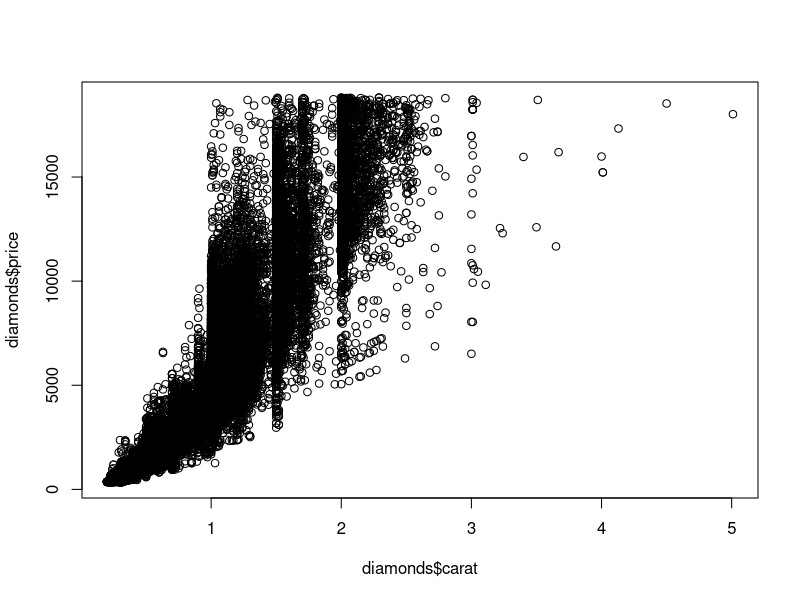
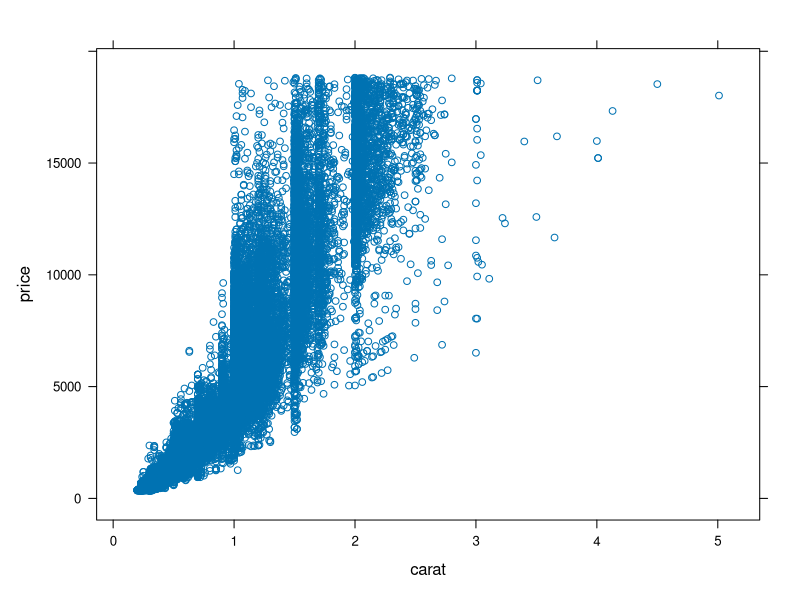
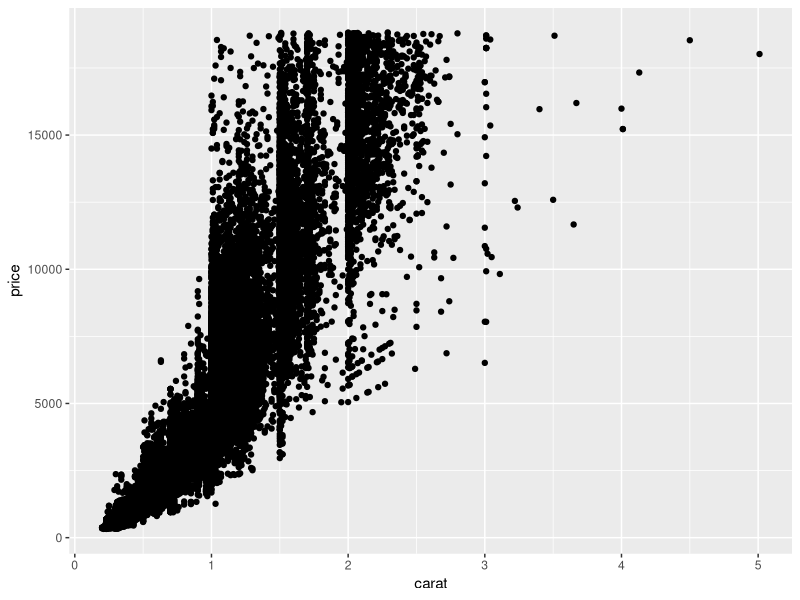
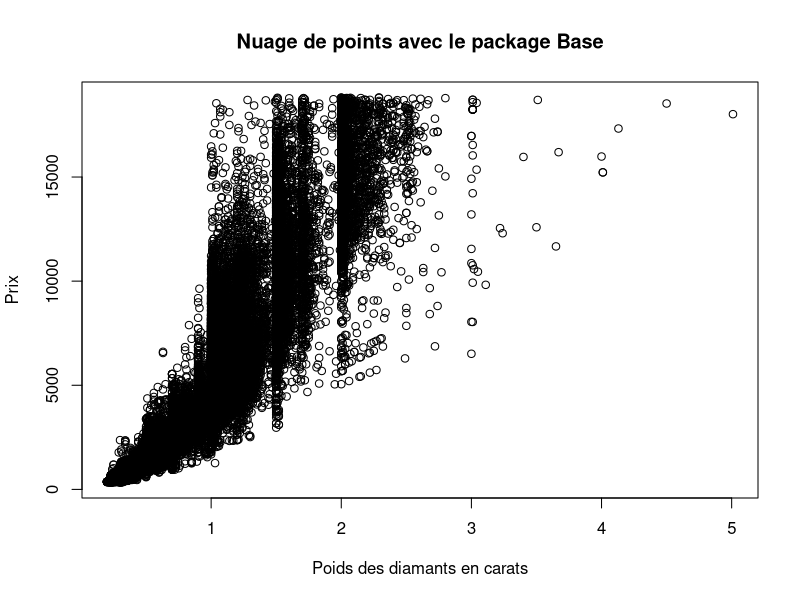
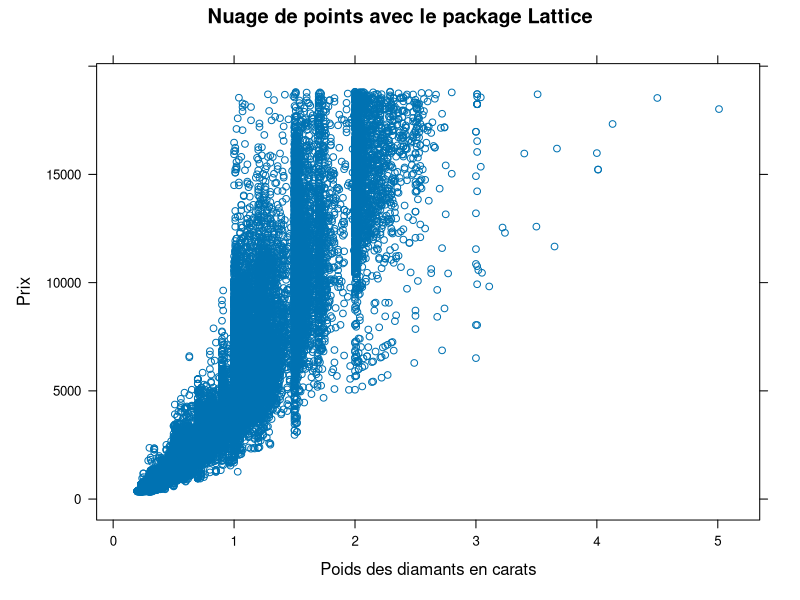
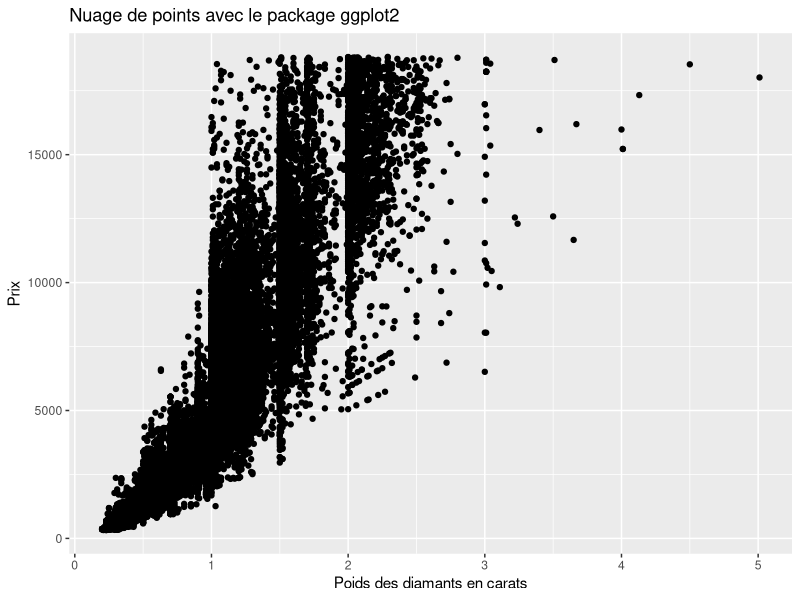
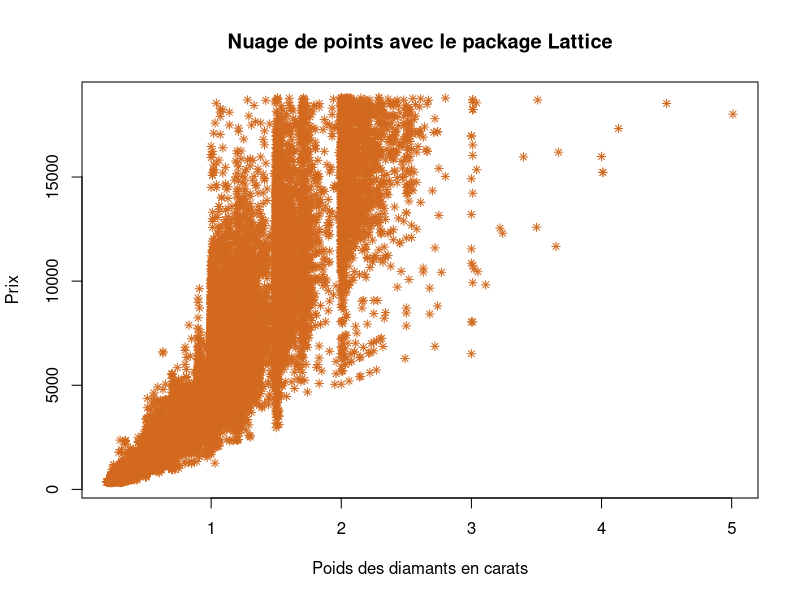
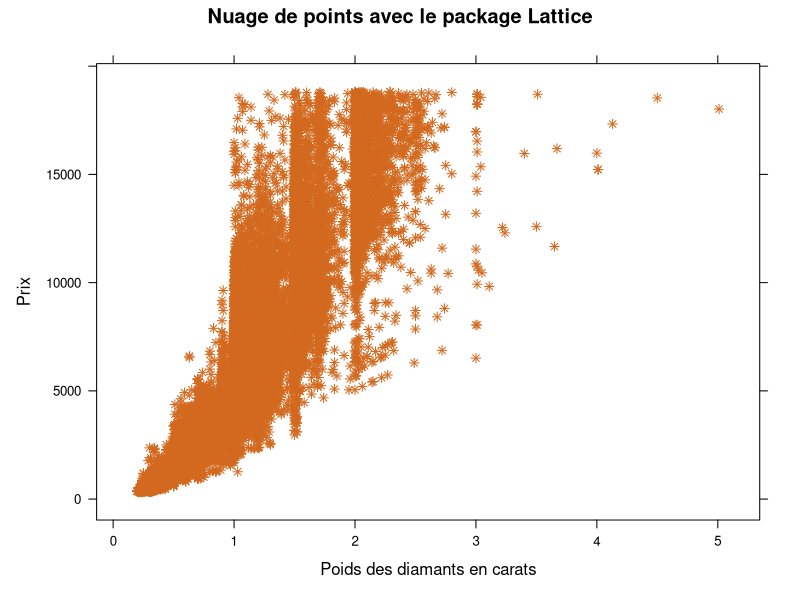

Write the R code that produced these figures, in order.
## ---- chunk 1
knitr::opts_chunk$set(echo = TRUE)
library(magrittr)
library(dplyr)
library(ggplot2)
library(grid)
library(gridExtra)

## ---- chunk 2
#Avec Base
plot(diamonds$carat, diamonds$price)

## ---- chunk 3
library(lattice)

#Avec Lattice
xyplot(price ~ carat, data = diamonds)

## ---- chunk 4
library(ggplot2)

#Avec ggplot2
ggplot(data = diamonds,aes(x=carat,y=price))+
  geom_point()

## ---- chunk 5
#Avec Base
plot(diamonds$carat, diamonds$price,
     main = "Nuage de points avec le package Base",
      xlab = "Poids des diamants en carats", 
      ylab = "Prix")

## ---- chunk 6
#Avec Lattice
xyplot(price ~ carat, data = diamonds,
       main = "Nuage de points avec le package Lattice", 
       xlab = "Poids des diamants en carats", 
       ylab = "Prix")

## ---- chunk 7
#Avec ggplot2
ggplot(data = diamonds,aes(x=carat,y=price))+
  geom_point()+
  labs(title = "Nuage de points avec le package ggplot2", 
       x = "Poids des diamants en carats", 
       y = "Prix")
## ---- chunk 8
#Avec Base
plot(diamonds$carat, diamonds$price,
     main = "Nuage de points avec le package Lattice", 
     xlab = "Poids des diamants en carats", 
     ylab = "Prix",
     col = "chocolate", 
     cex = 0.8,
     pch = 8)

## ---- chunk 9
#Avec Lattice
xyplot(price ~ carat, data = diamonds,
       main = "Nuage de points avec le package Lattice", 
       xlab = "Poids des diamants en carats", 
       ylab = "Prix",
       col = "chocolate", 
       cex = 0.8,
       pch = 8)

## ---- chunk 10
#Avec ggplot2
ggplot(data = diamonds,aes(x=carat,y=price))+
  geom_point(color="chocolate",cex = 0.8,pch=8)+
  labs(title = "Nuage de points avec le package ggplot2", 
       x = "Poids des diamants en carats", 
       y = "Prix")
## ---- chunk 11
#Avec Base
par(mfrow=c(2,3))
for(i in levels(diamonds$cut)){
  data_graphique<-diamonds%>%filter(cut==i)
  plot(data_graphique$carat, data_graphique$price,
       main = "Nuage de points avec le package Lattice", 
       xlab = "Poids des diamants en carats", 
       ylab = "Prix",
       col = "chocolate", 
       cex = 0.8,
       pch = 8)
}

## ---- chunk 12
#Avec Lattice
par(mfrow=c(1,1))
xyplot(price ~ carat | cut, data = diamonds,
       main = "Nuage de points avec le package Lattice", 
       xlab = "Poids des diamants en carats", 
       ylab = "Prix",
       col = "chocolate",
       cex = 0.8, 
       pch = 8)

## ---- chunk 13
#Avec ggplot2
ggplot(data = diamonds,aes(x=carat,y=price))+
  geom_point(color="chocolate",cex = 0.8,pch=8)+
  labs(title = "Nuage de points avec le package ggplot2", 
       x = "Poids des diamants en carats", 
       y = "Prix")+
  facet_wrap( ~ cut, ncol=3)
## ---- chunk 14
#On créé un premier nuage de points
g1<-ggplot(data = diamonds,aes(x=carat,y=price))+
  geom_point(color="chocolate",cex = 0.8,pch=8)+
  labs(title = "Nuage de points avec le package ggplot2", 
       x = "Poids des diamants en carats", 
       y = "Prix")
g1

## ---- chunk 15
#On lui a joute dans un second temps la fonction facet
g1+
  facet_wrap( ~ cut, ncol=3)
## ---- chunk 16
qplot(carat, price, data = diamonds)
## ---- chunk 17
qplot(carat, data = diamonds)
## ---- chunk 18
dsmall <- diamonds[sample(nrow(diamonds), 100), ]
#La couleur
qplot(carat, price, data = dsmall, colour = color)
## ---- chunk 19
#la forme
qplot(carat, price, data = dsmall, shape = cut)
## ---- chunk 20
#la taille
qplot(carat, price, data = dsmall, size = cut)
## ---- chunk 21
qplot(carat, price, data = dsmall, geom="point")
## ---- chunk 22
qplot(carat, price, data = dsmall, geom="smooth")
## ---- chunk 23
qplot(cut, price, data = dsmall, geom="boxplot")
## ---- chunk 24
#path
qplot(carat, price, data = dsmall, geom="path")
## ---- chunk 25
#line
qplot(carat, price, data = dsmall, geom="line")
## ---- chunk 26
qplot(price, data = dsmall, geom="histogram")
## ---- chunk 27
qplot(price, data = dsmall, geom="freqpoly")
## ---- chunk 28
qplot(price, data = dsmall, geom="density")
## ---- chunk 29
qplot(cut, data = dsmall, geom="bar")
## ---- chunk 30
qplot(carat, price, data = diamonds, geom = c("point", "smooth"))
## ---- chunk 31
g1<-qplot(color, price / carat, data = diamonds, geom = "boxplot")
g2<-qplot(color, price / carat, data = diamonds, geom = "jitter")
grid.arrange(g1,g2,ncol=2,nrow=1)

## ---- chunk 32
g1<-qplot(color, price / carat, data = diamonds, geom = "jitter",
alpha = I(1 / 5))
g2<-qplot(color, price / carat, data = diamonds, geom = "jitter",
alpha = I(1 / 50))
g3<-qplot(color, price / carat, data = diamonds, geom = "jitter",
alpha = I(1 / 200))
grid.arrange(g1,g2,g3,ncol=3,nrow=1)

## ---- chunk 33
g1<-qplot(carat, data = diamonds, geom = "histogram")
g2<-qplot(carat, data = diamonds, geom = "density")
grid.arrange(g1,g2,ncol=2,nrow=1)
## ---- chunk 34
g1<-qplot(carat, data = diamonds, geom = "histogram", binwidth = 1,
xlim = c(0,3))
g2<-qplot(carat, data = diamonds, geom = "histogram", binwidth = 0.1,
xlim = c(0,3))
g3<-qplot(carat, data = diamonds, geom = "histogram", binwidth = 0.01,
xlim = c(0,3))

grid.arrange(g1,g2,g3,ncol=3,nrow=1)

## ---- chunk 35
g1<-qplot(carat, data = diamonds, geom = "density", colour = color)
g2<-qplot(carat, data = diamonds, geom = "histogram", fill = color)

grid.arrange(g1,g2,ncol=2,nrow=1)

## ---- chunk 36
g1<-qplot(date, unemploy / pop, data = economics, geom = "line")
g2<-qplot(date, uempmed, data = economics, geom = "line")

grid.arrange(g1,g2,ncol=2,nrow=1)

## ---- chunk 37
g1<-qplot(carat, data = diamonds, facets = color ~ .,
geom = "histogram", binwidth = 0.1, xlim = c(0, 3))
g2<-qplot(carat, ..density.., data = diamonds, facets = color ~ .,
geom = "histogram", binwidth = 0.1, xlim = c(0, 3))

grid.arrange(g1,g2,ncol=2,nrow=1)

